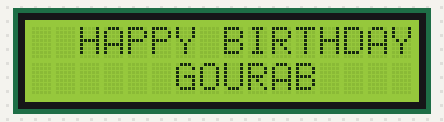
Recording of a sketch running on a simulated Arduino Uno, built with avr-gcc and run on an emulated ATmega328P. Parts: 16×2 character LCD.

Above: at 0.1 s.
At 7.4 s:
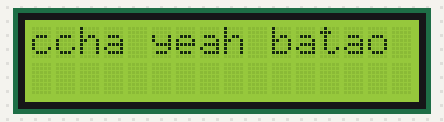
At 11.46 s:
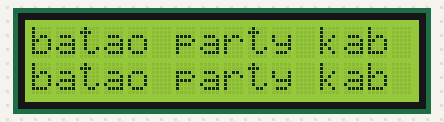
At 15.51 s:
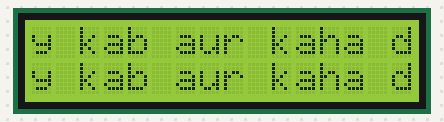
At 23.62 s:
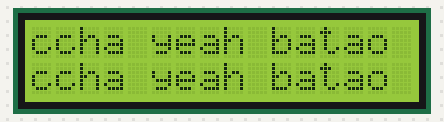
At 39.43 s:
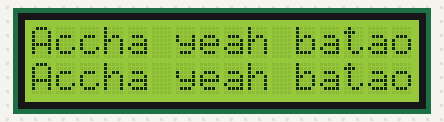

The sketch:

birthday_template.ino
```cpp
#include <LiquidCrystal.h>

LiquidCrystal lcd(12, 11, 5, 4, 3, 2);

void setup() {
  lcd.begin(16, 2);

  steady();
}


void loop() {

  moving();
}

void steady()
    {
      lcd.print("  HAPPY BIRTHDAY                              GOURAB");
      delay(1500);
      lcd.clear();
      delay(800);
      lcd.print("  HAPPY BIRTHDAY                              GOURAB");
      delay(800);
      lcd.clear();
      delay(800);
      lcd.print("  HAPPY BIRTHDAY                              GOURAB");
      delay(800);
      lcd.clear();
      delay(800);
      lcd.print("  HAPPY BIRTHDAY                              GOURAB");
      delay(800);
      lcd.clear();
      delay(800);
    }


  void moving()
    {
    lcd.print("Accha yeah batao party kab aur kaha doge");
    lcd.scrollDisplayLeft();
    delay(400);
    }
```

Measured:
- what the display in image 1 shows lasts 0.4 s, from 7.2 s to 7.6 s
